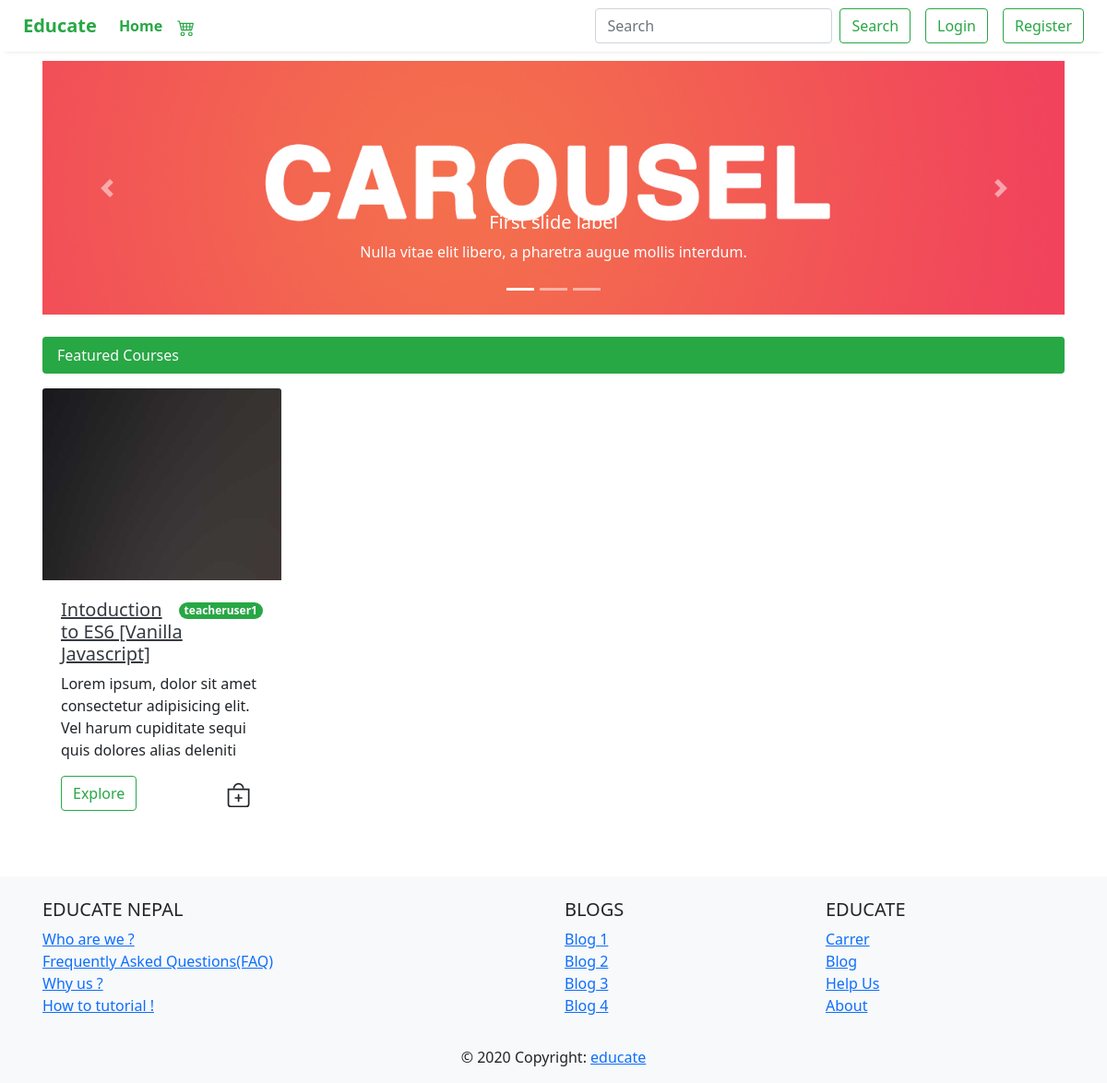
The page / on the database its author committed.
### course/models.py (models this page shows, shortened)
class Course(models.Model):
    thumbnail = models.FileField(blank=True)
    teacher = models.ForeignKey(Teacher,on_delete=models.CASCADE,related_name="tec")
    students = models.ManyToManyField(Student,blank=True)
    course_name = models.CharField(max_length=400)
    release_date = models.DateField(auto_now_add=True)
    updated_date = models.DateField(auto_now=True)
    course_description = models.TextField(blank=True)

### accounts/models.py (models this page shows, shortened)
class Teacher(models.Model):
    avatar = models.FileField(blank=True)
    user = models.OneToOneField(User, on_delete=models.CASCADE, primary_key=True)
    brief_introduction = models.TextField(blank=True)
    image = models.ImageField(blank=True)
    no_of_published_course = models.IntegerField(default=0)
    no_of_enrolled_students = models.IntegerField(default=0)
    average_review_ratings = models.IntegerField(default=0)
    num_of_reviews = models.IntegerField(default=0)

class User(AbstractUser):
    is_student = models.BooleanField(default=False)
    is_teacher = models.BooleanField(default=False)

### course/views.py (the view)
# urls.py: path('',views.index,name="index"),
def index(request):
    courses_top_4 = Course.objects.all().order_by('release_date')[:4]
    context = {
        'courses':courses_top_4
    }
    if request.user.is_superuser:
        return render(request, 'index.html',context)
    else:
        return render(request, 'index.html',context)

### templates/index.html (shortened to what this page needs)
{% extends 'base.html' %}
{% load static %}
{% block body %}
<div id="carouselExampleCaptions" class="carousel slide container" data-ride="carousel" style="margin-top: 10px;">
  <ol class="carousel-indicators">
    <li data-target="#carouselExampleCaptions" data-slide-to="0" class="active"></li>
    <li data-target="#carouselExampleCaptions" data-slide-to="1"></li>
    <li data-target="#carouselExampleCaptions" data-slide-to="2"></li>
  </ol>
  <div class="carousel-inner">
    <div class="carousel-item active">
      <img src="{% static 'images/img-car.jpg' %}" class="d-block img-fluid" alt="..." id="carimg">
      <div class="carousel-caption d-block">
        <h5>First slide label</h5>
        <p>Nulla vitae elit libero, a pharetra augue mollis interdum.</p>
      </div>
    </div>
  </div>
  <a class="carousel-control-prev" href="#carouselExampleCaptions" role="button" data-slide="prev">
    <span class="carousel-control-prev-icon" aria-hidden="true"></span>
  </a>
  <a class="carousel-control-next" href="#carouselExampleCaptions" role="button" data-slide="next">
    <span class="carousel-control-next-icon" aria-hidden="true"></span>
  </a>
</div>
<div class="container">
  <nav aria-label="breadcrumb">
    <ol class="breadcrumb container mt-4 bg-success">
      <li class="breadcrumb-item active text-light" aria-current="page">Featured Courses</li>
    </ol>
  </nav>
</div>
<div class="container">
  <div class="row row-cols-1 row-cols-md-4 row-cols-1 row-cols-sm-2 g-4">
    {% for course in courses %}
    <div class="col">
      <div class="card">
        <img src="{% static 'images/img-6.jpg' %}" class="card-img-top" alt="...">
        <div class="card-body">
          <span class="badge rounded-pill bg-success float-right mt-1">{{course.teacher.user.username}}</span>
          <h5 class="card-title"><a href="{% url 'single' course.course_name %}"
              class="text-dark">{{course.course_name}}</a></h5>
          <p class="card-text">{{course.course_description}}</p>
          <a href="#" class="btn btn-outline-success">Explore</a>
          <a href="#" class="btn float-right">
          </a>
        </div>
      </div>
    </div>
    {% endfor %}
  </div>
</div>
{% endblock %}

### templates/base.html (shortened to what this page needs)
{% load static %}
<!DOCTYPE html>
<html lang="en">
<head>
    <link rel="stylesheet" href="{% static 'css/bootstrap.min.css' %}">
    <link rel="stylesheet" href="{% static 'css/style.css' %}">
    <link rel="stylesheet" href="https://cdnjs.cloudflare.com/ajax/libs/font-awesome/4.7.0/css/font-awesome.min.css">
</head>
<body>
    <nav class="navbar navbar-expand-lg navbar-light bg-white sticky-top" id="mynav">
        <a class="navbar-brand text-success" href="#">
            <strong>
                Educate
            </strong>
        </a>
        <div class="collapse navbar-collapse" id="navbarSupportedContent">
            <ul class="navbar-nav mr-auto">
                <li class="nav-item active">
                    <a class="nav-link text-success" href="{% if request.user.is_student %}/{% else %}{% url 'teacherindex' %}{% endif %}"><strong>Home</strong></a>
                </li>
                <li class="nav-item">
                    <a class="nav-link text-success" href="/"><strong>
                    </strong></a>
                </li>
            </ul>
            <form class="d-flex mr-3 mb-2 mb-lg-0">
                <input class="form-control mr-2" type="search" placeholder="Search" aria-label="Search">
                <button class="btn btn-outline-success" type="submit">Search</button>
            </form>
            {% if user.is_authenticated %}
            <a class="btn btn-outline-success my-2 my-sm-0 mr-3" href="{% url 'logout' %}">Logout</a>
            {% else %}
            <a class="btn btn-outline-success my-2 my-sm-0 mr-3" href="{% url 'login' %}">Login</a>
            <a class="btn btn-outline-success my-2 my-sm-0" href="{% url 'register' %}">Register</a>
            {% endif %}
        </div>
    </nav>
    {% block body %}
    {% endblock %}
    <footer class="page-footer font-small bg-light pt-4 mt-5">
        <div class="container text-center text-md-left">
            <div class="row">
                <div class="col-md-6 mt-md-0 mt-3">
                    <h5 class="text-uppercase">EDUCATE NEPAL</h5>
                    <div class="row">
                        <div class="col">
                            <ul class="list-unstyled">
                                <li>
                                    <a href="#!">Who are we ?</a>
                                </li>
                                <li>
                                    <a href="#!">Frequently Asked Questions(FAQ)</a>
                                </li>
                                <li>
                                    <a href="#!">Why us ?</a>
                                </li>
                                <li>
                                    <a href="#!">How to tutorial !</a>
                                </li>
                            </ul>
                        </div>
                    </div>
                </div>
                <div class="col-md-3 mb-md-0 mb-3">
                    <h5 class="text-uppercase">Blogs</h5>
                    <ul class="list-unstyled">
                        <li>
                            <a href="#!">Blog 1</a>
                        </li>
                        <li>
                            <a href="#!">Blog 2</a>
                        </li>
                        <li>
                            <a href="#!">Blog 3</a>
                        </li>
                        <li>
                            <a href="#!">Blog 4</a>
                        </li>
                    </ul>
                </div>
                <div class="col-md-3 mb-md-0 mb-3">
                    <h5 class="text-uppercase">Educate</h5>
                    <ul class="list-unstyled">
                        <li>
                            <a href="#!">Carrer</a>
                        </li>
                        <li>
                            <a href="#!">Blog</a>
                        </li>
                        <li>
                            <a href="#!">Help Us</a>
                        </li>
                        <li>
                            <a href="#!">About</a>
                        </li>
                    </ul>
                </div>
            </div>
        </div>
        <div class="footer-copyright text-center py-3">© 2020 Copyright:
            <a href="#">educate</a>
        </div>
    </footer>
</body>
</html>

### educate/static/css/style.css (style rules this page uses)
.card-body { -ms-flex: 1 1 auto; flex: 1 1 auto; padding: 1.25rem; }
.card { border: none !important; }
.navbar { -webkit-box-shadow: 0 8px 6px -6px #999; -moz-box-shadow: 0 8px 6px -6px #999; box-shadow: 0 3px 6px -6px #999; padding-left: 25px; padding-right: 25px; }

### rows shown on the page
Course: teacher.user.username "teacheruser1", course_name "Intoduction to ES6 [Vanilla Javascript]", course_description "Lorem ipsum, dolor sit amet consectetur adipisicing elit. Vel harum cupiditate sequi quis dolores alias deleniti"
